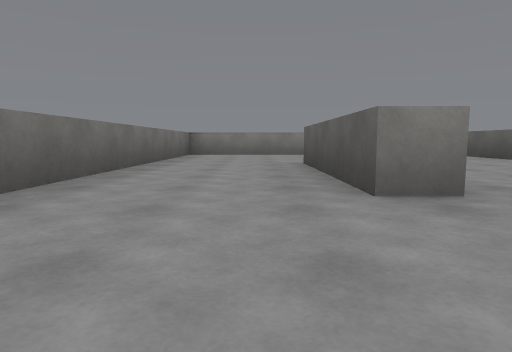
View 1 (above)

13 first-person views from a walk through a 3-D level made in the Unity game engine. The camera is 0.62 m above the floor, tilts 6° down and sees 75° across. The floor is counted in squares, 2 m on a side. Each view is taken from the middle of a square. On the plan, view 1 faces up. The plan holds only what a view shows up to about 9 squares ahead; the rest is blank. The player character is not drawn. Surface patterns are stand-ins for the level's own textures.

View 2
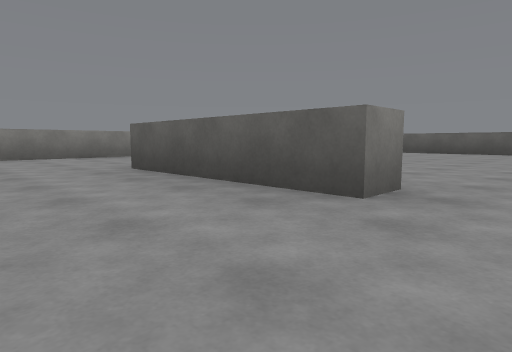

View 3
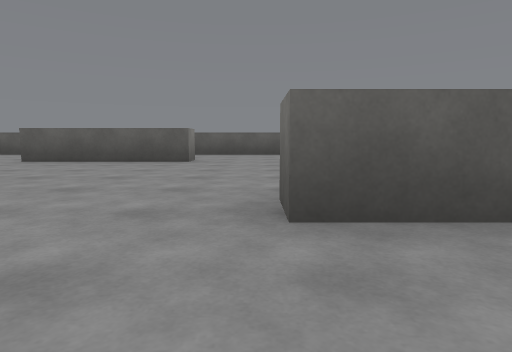

View 4
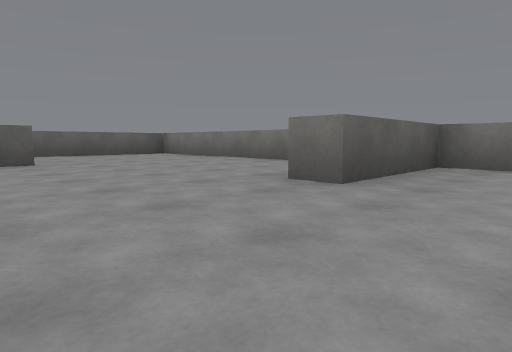

View 5
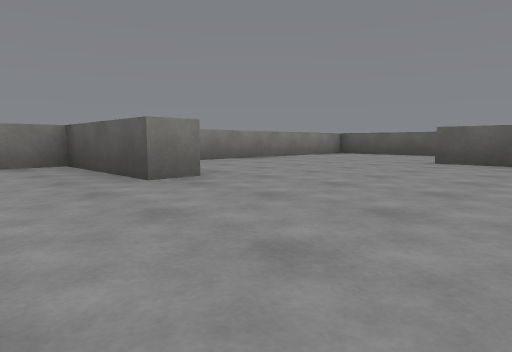

View 6
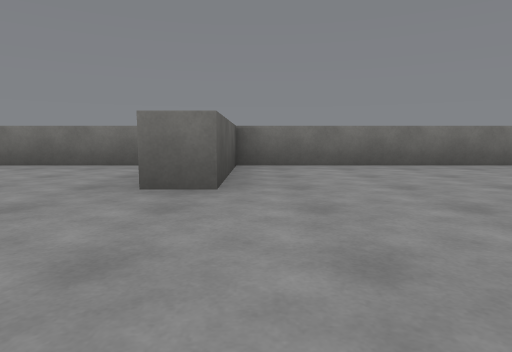

View 7
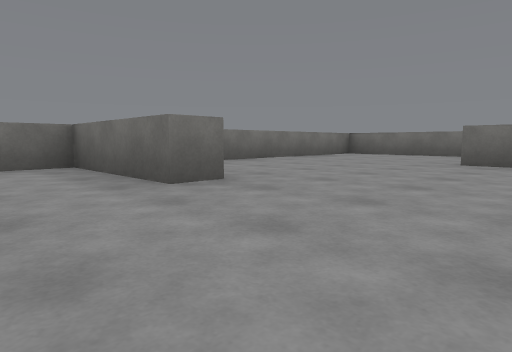

View 8
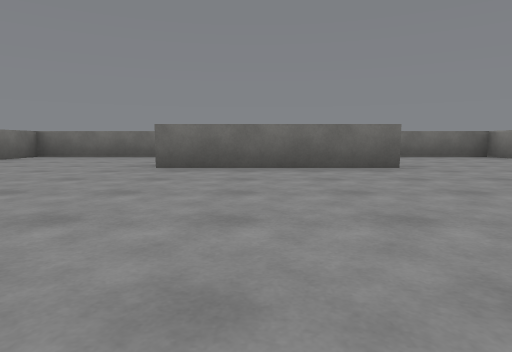

View 9
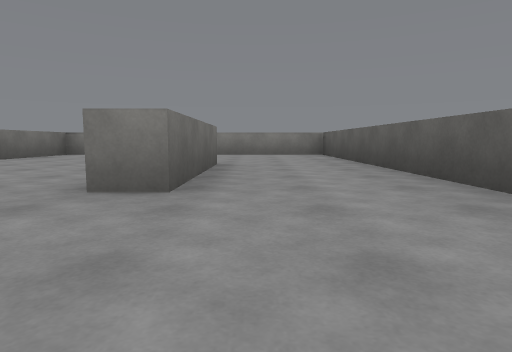

View 10
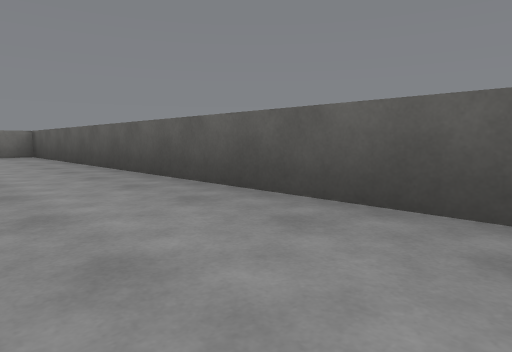

View 11
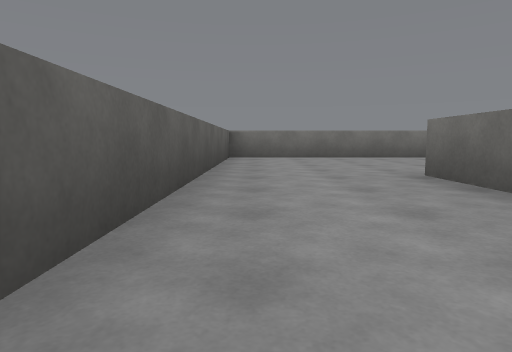

View 12
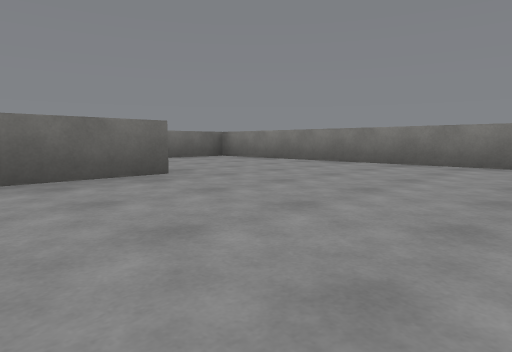

View 13
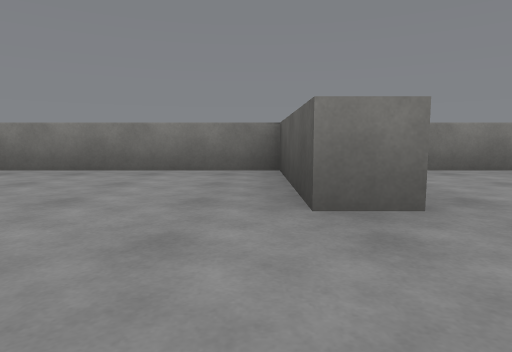

### Floor plan
Points are (right, up) in squares from view 1. A wall is a line through its corners. A room is listed if a view was taken in it or the views show most of it. See-through windows are left out.
Room 1 (views 1, 2, 3, 4, 5, 6, 7, 8, 9, 10, 11, 12, 13)
walls: (4.8, 0.9) (4.8, -1.2) (10.5, -1.2) (10.5, 7.5) (4.8, 7.5) (4.8, 5.5) (4.3, 5.5) (4.3, 7.5) (-1.5, 7.5) (-1.5, -1.2) (4.3, -1.2) (4.3, 0.9) (4.8, 0.9); (8.5, 4.5) (8.5, 1.8) (8, 1.8) (8, 4.5); (1.2, 4.8) (1.2, 1.8) (0.7, 1.8) (0.7, 4.8)

Positions as (right, up) in squares from view 1, and headings:
1: (0, 0), facing up
2: (-1, 1), facing up-right
3: (3, 1), facing right
4: (3, 3), facing down-right
5: (3, 3), facing up-right
6: (4, 3), facing down
7: (6, 3), facing down-left
8: (5, 3), facing left
9: (9, 0), facing up
10: (9, 0), facing up-right
11: (10, 5), facing down
12: (4, 3), facing up-left
13: (4, 4), facing up
